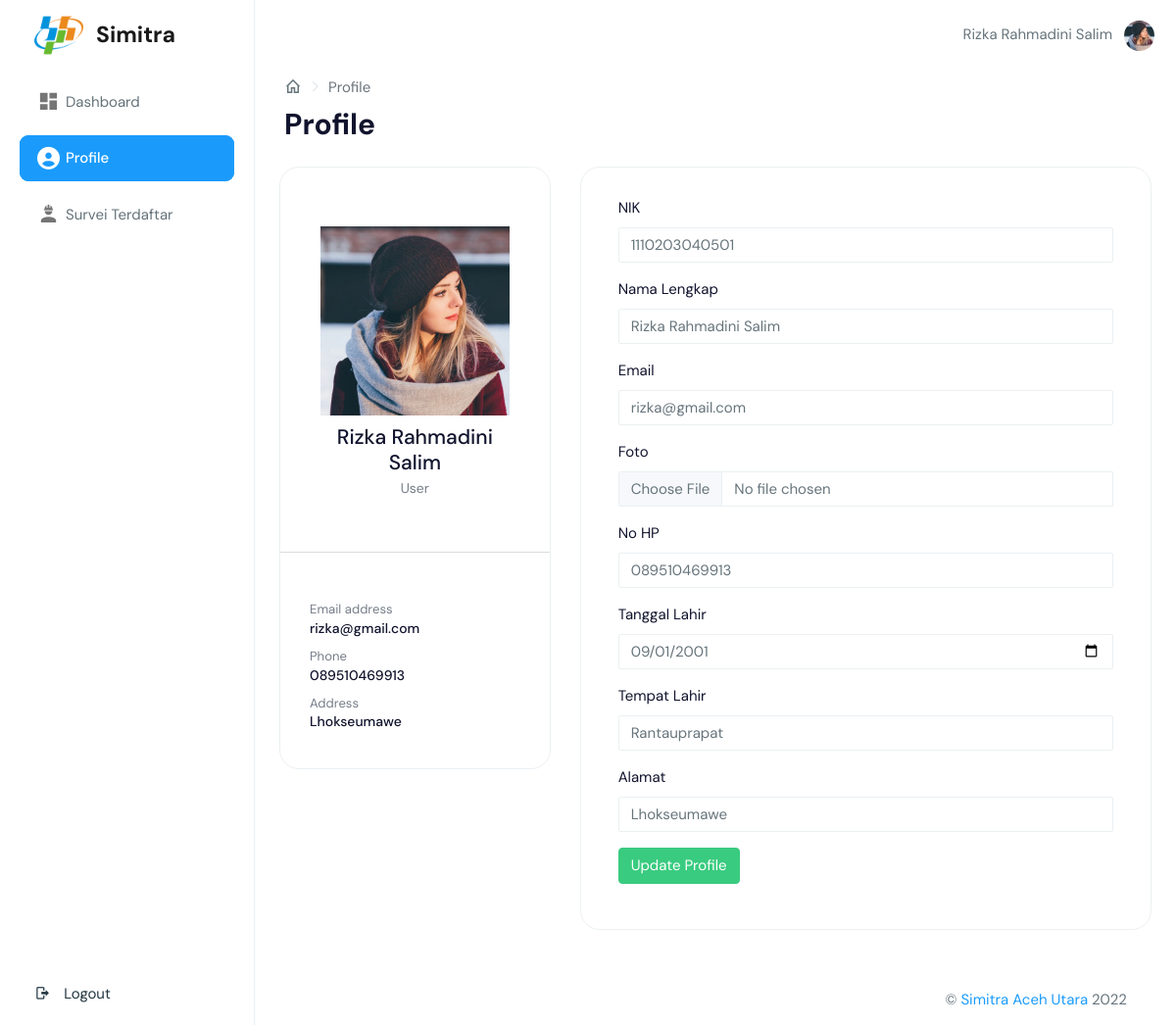
Page /page/profile.php (signed in) on the committed database.
### tables this page shows
CREATE TABLE `petugas` (
  `Kode_petugas` int(12) NOT NULL,
  `NIK` varchar(16) DEFAULT NULL,
  `Nama` varchar(50) NOT NULL,
  `Foto` varchar(255) DEFAULT NULL,
  `Jabatan` int(5) NOT NULL,
  `Tempat_lahir` varchar(150) DEFAULT NULL,
  `Tanggal_lahir` date DEFAULT NULL,
  `Alamat` varchar(150) DEFAULT NULL,
  `NoHP` varchar(15) DEFAULT NULL,
  `Jkel` enum('L','P') NOT NULL
);

CREATE TABLE `jabatan` (
  `Id_jabatan` int(11) NOT NULL,
  `Jabatan` varchar(50) NOT NULL
);

### page/profile.php (the view, shortened to what this page needs)
<?php
include '../controller/config.php';
$kode = $_SESSION['id'];
$sql = mysqli_query($conn, "SELECT a.Kode_petugas, a.Username, a.Email, a.Password, a.Old_password, a.Last_login, a.Created_at, a.Updated_at, b.Nama, b.NIK, b.Alamat, b.Foto, b.NoHP, b.Tanggal_lahir, b.Tempat_lahir, c.Jabatan, c.Id_jabatan FROM auth a, petugas b, jabatan c WHERE a.Kode_petugas=b.Kode_petugas AND b.Jabatan=c.Id_jabatan AND a.Kode_petugas='$kode' ORDER BY c.Id_jabatan");
$result1 = mysqli_fetch_assoc($sql);
?>
<!DOCTYPE html>
<html dir="ltr" lang="en">
<head>
    <?php include 'meta.php'; ?>
</head>
<body>
    <?php $url = "../"; ?>
    <?php include 'header.php'; ?>
    <aside class="left-sidebar" data-sidebarbg="skin6">
        <div class="scroll-sidebar" id="navbar">
            <nav class="sidebar-nav">
                <ul id="sidebarnav">
                    <li class="sidebar-item"> <a class="sidebar-link waves-effect waves-dark sidebar-link"
                            href="index.php" aria-expanded="false"><i class="mdi mdi-view-dashboard"></i><span
                                class="hide-menu">Dashboard</span></a></li>
                    <li class="sidebar-item" style="background-color: #1a9bfc; border-radius: 9px"> <a
                            class="sidebar-link waves-effect waves-dark sidebar-link" href="profile.php"
                            aria-expanded="false"><i class="fa-solid fa-circle-user"></i><span
                                class="hide-menu text-white">Profile</span></a></li>
                    <?php if ($result1['Id_jabatan'] == 2) :  ?>
                    <li class="sidebar-item"> <a class="sidebar-link waves-effect waves-dark sidebar-link"
                            href="lowongan-user.php" aria-expanded="false"><i class="mdi mdi-worker"></i><span
                                class="hide-menu">Survei Terdaftar</span></a></li>
                    <?php endif; ?>
                    <li class="sidebar-item logout-item" style="position: fixed; bottom: 0; width: 220px">
                        <button class="dropdown-item border-0 btn btn-link" data-bs-toggle="modal"
                            data-bs-target="#Logout"><i class="m-r-10 mdi mdi-logout">
                            </i><span class="hide-menu">
                                Logout</span></button>
                    </li>
                </ul>
            </nav>
        </div>
    </aside>
    <div class="page-wrapper">
        <div class="page-breadcrumb" style="padding-bottom: 0; padding-top: 0;">
            <div class="row align-items-center">
                <div class="col-6">
                    <nav aria-label="breadcrumb">
                        <ol class="breadcrumb mb-0 d-flex align-items-center">
                            <li class="breadcrumb-item"><a href="../index.php" class="link"><i
                                        class="mdi mdi-home-outline fs-4"></i></a></li>
                            <li class="breadcrumb-item active" aria-current="page">Profile</li>
                        </ol>
                    </nav>
                    <h1 class="mb-0 fw-bold">Profile</h1>
                </div>
            </div>
        </div>
        <div class="container-fluid">
            <div class="row">
                <div class="col-lg-4 col-xlg-3 col-md-5">
                    <div class="card">
                        <div class="card-body">
                            <center class="m-t-30">
                                <?php if (isset($result1['Foto'])) { ?>
                                <div class="frame" style="overflow: auto; width: 100%;">
                                    <img src="../public/img/user/<?= $result1['Foto']; ?>" style="width: 90%;">
                                </div>
                                <?php } else { ?>
                                <div class="frame" style="overflow: auto; width: 100%;">
                                    <img src="../public/img/user/1.jpg" style="width: 90%;">
                                </div>
                                <?php } ?>
                                <h4 class="card-title m-t-10"><?= ucwords($result1['Nama']); ?></h4>
                                <h6 class="card-subtitle"><?= $result1['Jabatan']; ?></h6>
                            </center>
                        </div>
                        <div>
                            <hr>
                        </div>
                        <div class="card-body">
                            <small class="text-muted">Email address </small>
                            <?php if (isset($result1['Email'])  && $result1['Email'] != "") { ?>
                            <h6><?= $result1['Email']; ?></h6>
                            <?php } else { ?>
                            <h6><i>NULL</i></h6>
                            <?php } ?>
                            <small class="text-muted p-t-30 db">Phone</small>
                            <?php if (isset($result1['NoHP']) && $result1['NoHP'] != "") { ?>
                            <h6><?= $result1['NoHP']; ?></h6>
                            <?php } else { ?>
                            <h6><i>NULL</i></h6>
                            <?php } ?>
                            <small class="text-muted p-t-30 db">Address</small>
                            <?php if (isset($result1['Alamat'])  && $result1['Alamat'] != "") { ?>
                            <h6><?= $result1['Alamat']; ?></h6>
                            <?php } else { ?>
                            <h6><i>NULL</i></h6>
                            <?php } ?>
                        </div>
                    </div>
                </div>
                <div class="col-lg-8 col-xlg-9 col-md-7">
                    <div class="card">
                        <div class="card-body">
                            <form action="../model/edit-user.php" method="POST" enctype="multipart/form-data"
                                class="form-horizontal form-material mx-2">
                                <div class="form-group">
                                    <label class="col-md-12 text-dark" for="nik">NIK</label>
                                    <div class="col-md-12">
                                        <input type="text" id="nik" value="<?= $result1['NIK']; ?>"
                                            class="form-control form-control-line" name="nik" maxlength="16"
                                            placeholder="Masukkan NIK Anda" required
                                            oninput="this.value = this.value.toLowerCase()" required
                                            onkeypress="return onlyNumberKey(event)">
                                    </div>
                                </div>
                                <div class="form-group">
                                    <label class="col-md-12 text-dark" for="nama">Nama Lengkap</label>
                                    <div class="col-md-12">
                                        <input type="text" id="nama" value="<?= ucwords($result1['Nama']); ?>"
                                            class="form-control form-control-line" name="nama" maxlength="50" required>
                                    </div>
                                </div>
                                <div class="form-group">
                                    <label class="col-md-12 text-dark" for="email">Email</label>
                                    <div class="col-md-12">
                                        <input type="email" id="email" value="<?= $result1['Email']; ?>"
                                            class="form-control form-control-line" name="email" maxlength="100"
                                            placeholder="Masukkan Email Anda" required
                                            oninput="this.value = this.value.toLowerCase()">
                                    </div>
                                </div>
                                <div class="form-group">
                                    <label for="example-Foto" class="col-md-12 text-dark" for="foto">Foto</label>
                                    <div class="col-md-12">
                                        <div class="input-group">
                                            <input type="file" id="foto" class="form-control" id="gambar"
                                                placeholder="Ganti gambar" name="gambar" onchange="validateImg(this)"
                                                aria-describedby="fotoFeedback">
                                        </div>
                                    </div>
                                </div>
                                <div class="form-group">
                                    <label class="col-md-12 text-dark" for="nohp">No HP</label>
                                    <div class="col-md-12">
                                        <input type="text" id="nohp" value="<?= $result1['NoHP']; ?>"
                                            placeholder="Masukkan No HP" class="form-control form-control-line"
                                            name="nohp" maxlength="15">
                                    </div>
                                </div>
                                <div class="form-group">
                                    <label class="col-md-12 text-dark" for="tgllahir">Tanggal Lahir</label>
                                    <div class="col-md-12">
                                        <input type="date" id="tgllahir" value="<?= $result1['Tanggal_lahir']; ?>"
                                            name="tgllahir" class="form-control form-control-line">
                                    </div>
                                </div>
                                <div class="form-group">
                                    <label class="col-md-12 text-dark" for="tmplahir">Tempat Lahir</label>
                                    <div class="col-md-12">
                                        <input type="text" id="tmplahir" placeholder="Masukkan Tempat Lahir"
                                            class="form-control form-control-line"
                                            value="<?= $result1['Tempat_lahir']; ?>" name="tmplahir" maxlength="100">
                                    </div>
                                </div>
                                <div class="form-group">
                                    <label class="col-md-12 text-dark" for="alamat">Alamat</label>
                                    <div class="col-md-12">
                                        <input type="text" id="alamat" placeholder="Masukkan Alamat Tempat Tinggal"
                                            class="form-control form-control-line" value="<?= $result1['Alamat']; ?>"
                                            name="alamat" maxlength="100">
                                    </div>
                                </div>
                                <div class="form-group">
                                    <div class="col-sm-12">
                                        <button type="submit" id="update" name="edit"
                                            class="btn btn-success text-white">Update Profile</button>
                                    </div>
                                </div>
                            </form>
                        </div>
                    </div>
                </div>
            </div>
        </div>
        <?php include 'footer.php'; ?>

### page/meta.php (shortened to what this page needs)
<link href="../public/assets/libs/chartist/dist/chartist.min.css" rel="stylesheet">
<link href="../public/assets/libs/chartist-plugin-tooltips/dist/chartist-plugin-tooltip.css" rel="stylesheet">
<link href="../public/css/style.min.css" rel="stylesheet">

### page/header.php (shortened to what this page needs)
<div id="main-wrapper" data-layout="vertical" data-navbarbg="skin5" data-sidebartype="full"
    data-sidebar-position="absolute" data-header-position="absolute" data-boxed-layout="full">
    <header class="topbar" data-navbarbg="skin6">
        <nav class="navbar top-navbar navbar-expand-md navbar-light">
            <div class="navbar-header" data-logobg="skin6">
                <a class="navbar-brand" href="../">
                    <b class="logo-icon">
                        <img src="<?= $url; ?>public/favicon.ico" style="width: 50px;" alt="homepage"
                            class="dark-logo" />
                    </b>
                    <span class="logo-text" style="font-weight: bold; font-size: 23px">
                        Simitra
                    </span>
                </a>
            </div>
            <div class="navbar-collapse collapse" id="navbarSupportedContent" data-navbarbg="skin5">
                <div><?= $result1['Nama']; ?></div>
                <ul class="navbar-nav float-end">
                    <li class="nav-item dropdown">
                        <a class="nav-link dropdown-toggle text-muted waves-effect waves-dark pro-pic" href="#"
                            id="navbarDropdown" role="button" data-bs-toggle="dropdown" aria-expanded="false">
                            <?php if (isset($result1['Foto'])) { ?>
                            <center><img src="<?= $url; ?>public/img/user/<?= $result1['Foto']; ?>" alt="user"
                                    class="rounded-circle" width="31" height="31">
                            </center>
                            <?php } else { ?>
                            <center><img src="<?= $url; ?>public/img/user/1.jpg" alt="user" class="rounded-circle"
                                    width="31" height="31">
                            </center>
                            <?php } ?>
                        </a>
                    </li>
                </ul>
            </div>
        </nav>
    </header>

### page/footer.php (shortened to what this page needs)
<footer class="footer text-end d-flex flex-row-reverse">
    <div class="row">
        <div class="col-md-auto">&COPY; <a href="../">Simitra Aceh Utara</a> <?= date('Y');  ?>
        </div>
    </div>
</footer>
</div>
</div>
</body>
</html>

### page/meta.php (style rules this page uses)
@media only screen and (min-width: 1170px) { .sticky, .sidebar-nav, .sidebarnav { padding: 0; } }
@media only screen and (min-width: 1170px) { .sidebar-nav { width: 100%; } }

### rows in the picture
petugas: Nama "Rizka Rahmadini Salim", Foto (picture), Jabatan.Jabatan "User", Kode_petugas.Email "rizka@gmail.com", NoHP "089510469913", Alamat "Lhokseumawe", nik "1110203040501", nama "Rizka Rahmadini Salim", email "rizka@gmail.com", nohp "089510469913", tgllahir "09/01/2001", tmplahir "Rantauprapat", alamat "Lhokseumawe"
